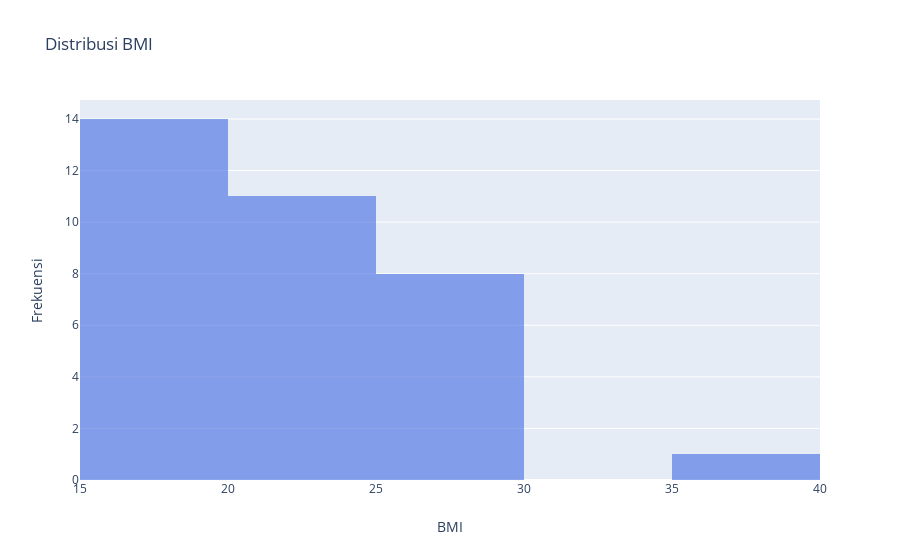
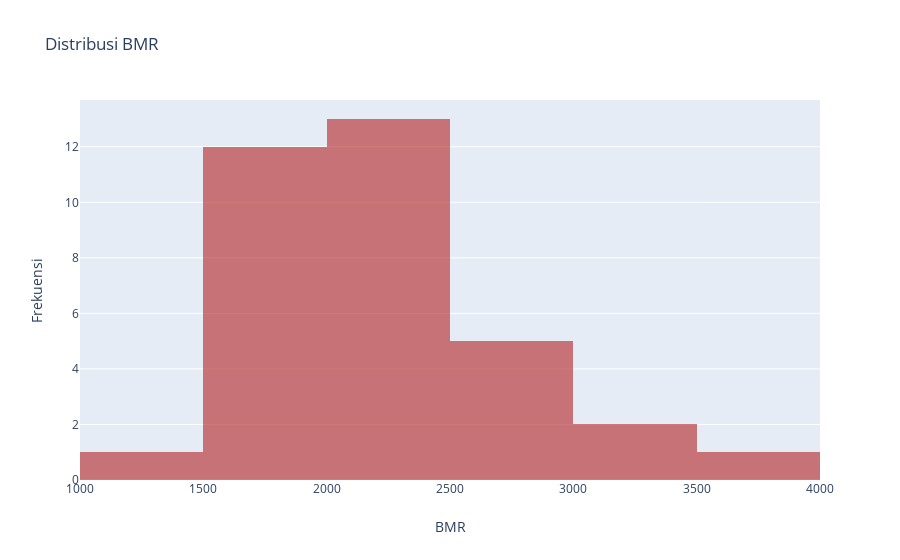

These figures' notebook cell, in order:
### Code cell
data = [go.Histogram(
    x = df['bmi'],
    marker = dict(color='royalblue', opacity=0.6)
)]

layout = go.Layout(title="Distribusi BMI",
                   xaxis=dict(title='BMI'),
                   yaxis=dict(title='Frekuensi'),
                  )
fig1 = go.Figure(data=data, layout=layout)
iplot(fig1, filename='dist-bmi')


data = [go.Histogram(
    x = df['bmr'],
     marker = dict(color='firebrick', opacity=0.6)
)]

layout = go.Layout(title="Distribusi BMR",
                   xaxis=dict(title='BMR'),
                   yaxis=dict(title='Frekuensi'),
                  )
fig2 = go.Figure(data=data, layout=layout)
iplot(fig2, filename='dist-bmr')

### Figure 1 — Plotly figure (JSON) as saved in the notebook; plotly's stock layout.template omitted (floating-point values rounded to 4 significant figures)
{"data": [{"marker": {"color": "royalblue", "opacity": 0.6}, "type": "histogram", "x": [23.72, 20.45, 22.15, 27.36, 20.57, 16.14, 21.37, 20.78, 26.83, 27.14, 28.4, 27.34, 20.86, 24.8, 16.41, 17.26, 15.82, 18.94, 35.75, 18.83, 20.2, 18.37, 26.84, 18.82, 17.51, 17.3, 27.55, 15.76, 21.7, 19.03, 18.42, 22.15, 16.77, 29.02]}], "layout": {"title": {"text": "Distribusi BMI"}, "xaxis": {"title": {"text": "BMI"}}, "yaxis": {"title": {"text": "Frekuensi"}}}}

### Figure 2 — Plotly figure (JSON) as saved in the notebook; plotly's stock layout.template omitted (floating-point values rounded to 4 significant figures)
{"data": [{"marker": {"color": "firebrick", "opacity": 0.6}, "type": "histogram", "x": [3374.0, 2158.0, 2001.0, 3602.0, 2666.0, 2162.0, 2556.0, 2017.0, 2395.0, 3039.0, 2025.0, 1837.0, 1963.0, 2087.0, 2131.0, 2387.0, 1666.0, 2566.0, 2738.0, 2018.0, 1823.0, 1615.0, 1792.0, 1608.0, 1484.0, 1773.0, 2155.0, 2663.0, 1515.0, 1850.0, 1787.0, 2001.0, 1536.0, 2219.0]}], "layout": {"title": {"text": "Distribusi BMR"}, "xaxis": {"title": {"text": "BMR"}}, "yaxis": {"title": {"text": "Frekuensi"}}}}
